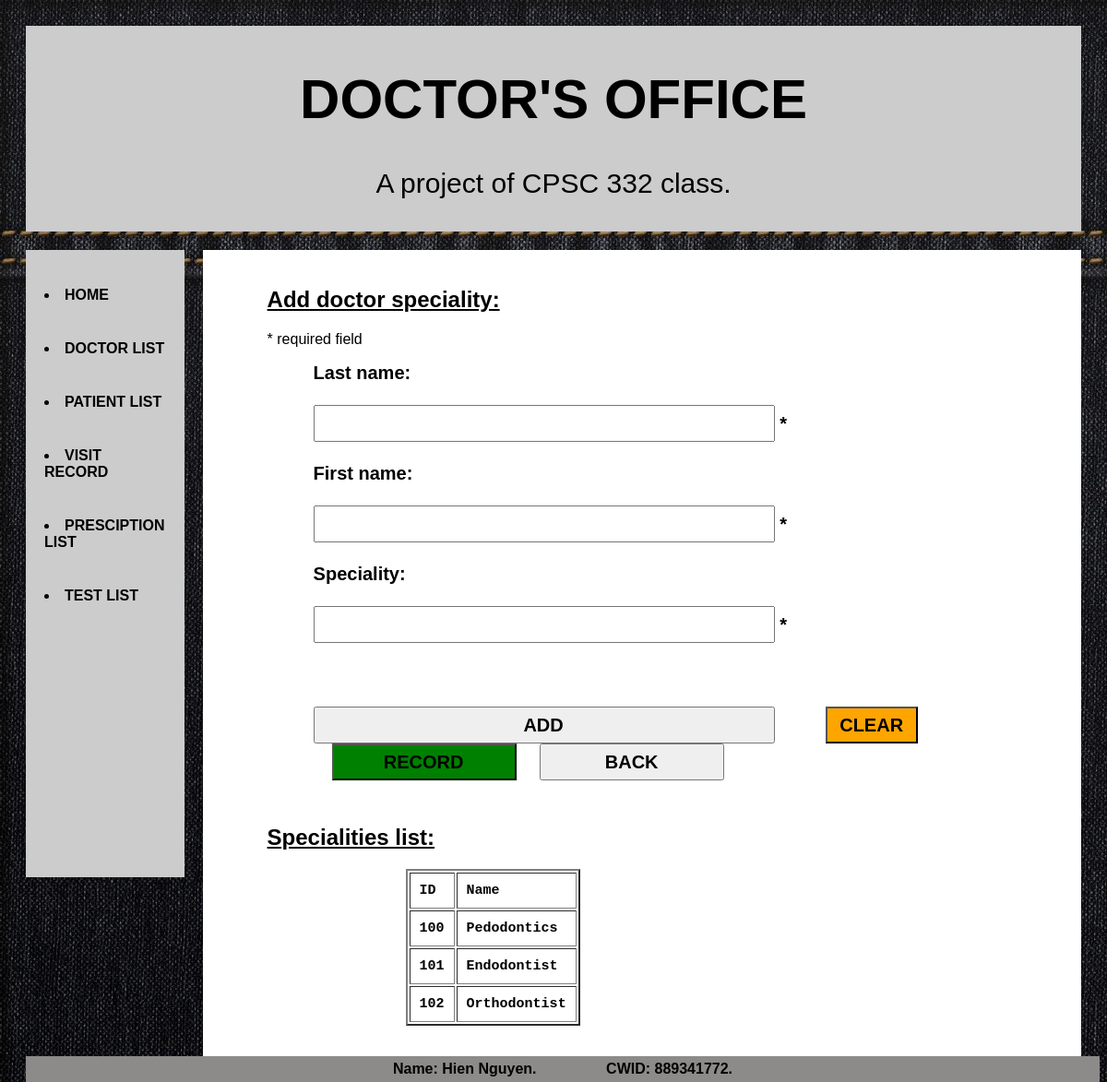
Screenshot of /Hien_Nguyen_CPSC_332_Project/adddoctorspec.php with the database file from the repository.
### tables this page shows
CREATE TABLE `speciality` (
  `specialityId` int NOT NULL,
  `specialityname` varchar(20) DEFAULT NULL,
  PRIMARY KEY (`specialityId`)
);

### Hien_Nguyen_CPSC_332_Project/adddoctorspec.php (the view, shortened to what this page needs)
<?php include("header.php"); ?>
<?php
$lastnameErr = $firstnameErr = $speciality = "";
$lastname = $firstname = $specialityErr = $errmess = "";
?>
<h2 style="padding-left: 50px;"><u>Add doctor speciality:</u></h2>
<p><span class="error" style="padding-left: 50px;">* required field</span></p>
<form method="post" style="padding-left: 100px; font-size:20px; font-weight: bold;" action="<?php echo htmlspecialchars($_SERVER["PHP_SELF"]); ?>">
    Last name: <br><br><input type="text" name="lastname" value="<?php echo $lastname; ?>">
    <span class="error">* <?php echo $lastnameErr; ?></span>
    <br><br>
    First name: <br><br><input type="text" name="firstname" value="<?php echo $firstname; ?>">
    <span class="error">* <?php echo $firstnameErr; ?></span>
    <br><br>
    Speciality: <br><br><input type="text" name="speciality" value="<?php echo $speciality; ?>">
    <span class="error">* <?php echo $specialityErr; ?></span>
    <br><br>
    <br><br>
    <input type="submit" style="font-weight: bold;" name="add" value="ADD">
    <input type="submit" style="font-weight: bold; margin-left:50px; width:100px; background-color:orange" name="clear" value="CLEAR">
    <input type="button" style="font-weight: bold; background-color: green; width: 200px; margin-left: 20px;" name="record" value="RECORD" onclick="location.href='docspecrecord.php'">
    <input type="button" style="font-weight: bold; width: 200px; margin-left: 20px;" value="BACK" onclick="location.href='doctorspecialities.php'">
</form>
<h2 style="margin-left: 50px"><br><u>Specialities list: </u></h2>
<div style="margin-left: 200px">
    <?php
    $query4 = "SELECT specialityId AS spId, specialityname AS spn
        FROM speciality";
    $result = mysqli_query($conn, $query4);
    print "<pre>";
    print "<table border=2>";
    print "<tr><td>ID</td><td>Name</td>";
    while ($row = mysqli_fetch_array($result, MYSQLI_BOTH)) {
        print "<tr><td>$row[spId]</td><td>$row[spn]</td></tr>";
    }
    print "</table>";
    print "</pre>";
    ?>
</div>
<?php include("footer.php"); ?>

### Hien_Nguyen_CPSC_332_Project/styles.css (style rules this page uses)
* { box-sizing: border-box; }
body { font-family: Arial; padding: 20px; background-image: url("img/bg.jpg"); }
td { padding: 10px; font-weight: bold; font-size: 15px; }
form input { width: 500px; height: 40px; font-size: 20px; padding-left: 5px; }

### rows the page displays
speciality: specialityId "100", specialityname "Pedodontics"
speciality: specialityId "101", specialityname "Endodontist"
speciality: specialityId "102", specialityname "Orthodontist"
